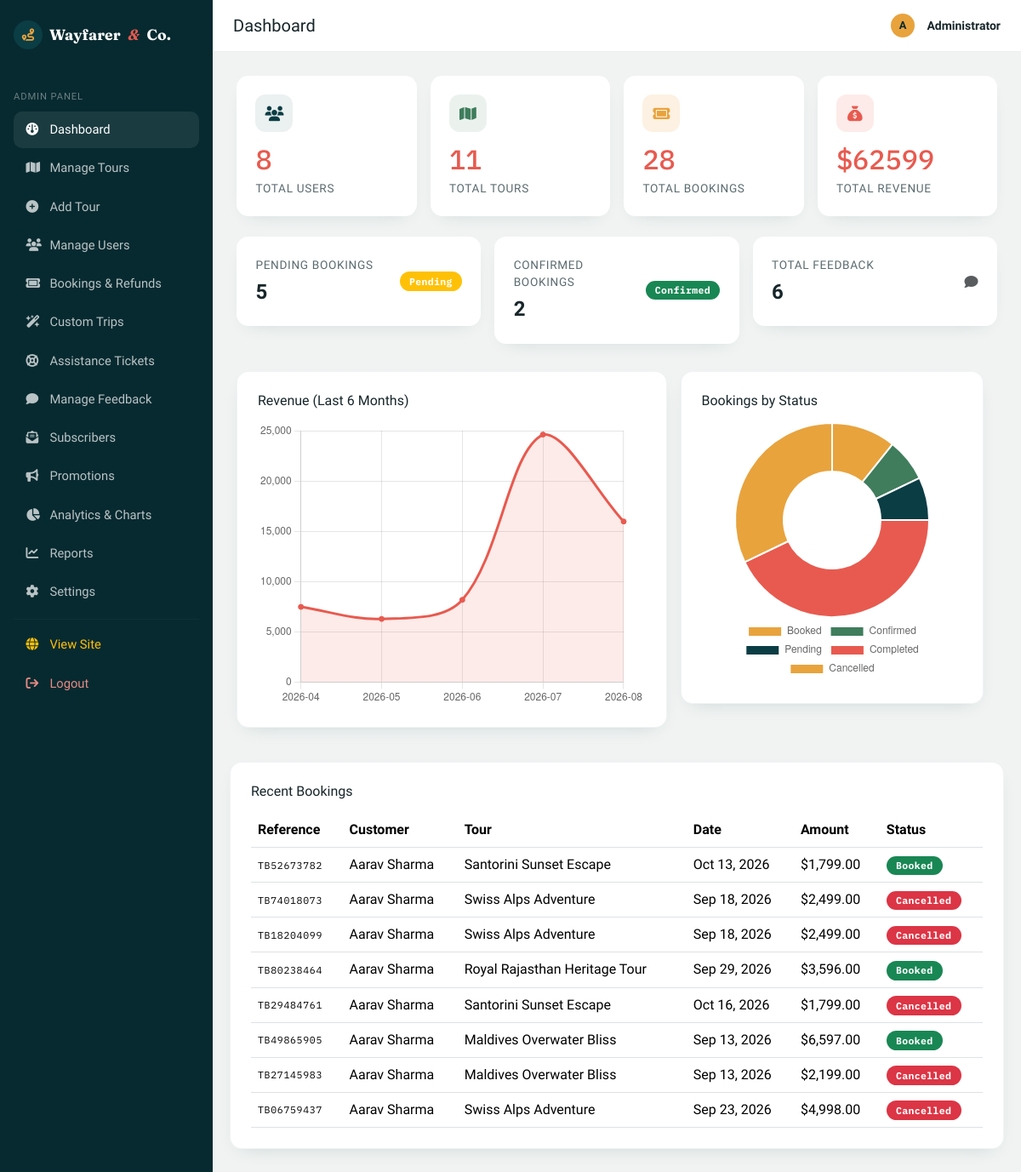
The page /admin/dashboard (signed in) on the database its author committed.
### models/booking.py (models this page shows, shortened)
class Booking(db.Model):
    __tablename__ = "bookings"
    id = db.Column(db.Integer, primary_key=True)
    reference = db.Column(db.String(20), unique=True, nullable=False, default=_generate_reference)
    user_id = db.Column(db.Integer, db.ForeignKey("users.id"), nullable=False)
    tour_id = db.Column(db.Integer, db.ForeignKey("tours.id"), nullable=False)
    travel_date = db.Column(db.Date, nullable=False)
    adults = db.Column(db.Integer, nullable=False, default=1)
    children = db.Column(db.Integer, nullable=False, default=0)
    contact_number = db.Column(db.String(20), nullable=True)
    special_requests = db.Column(db.Text, nullable=True)
    total_amount = db.Column(db.Float, nullable=False, default=0.0)
    discount_amount = db.Column(db.Float, nullable=False, default=0.0)
    coupon_code = db.Column(db.String(30), nullable=True)
    has_insurance = db.Column(db.Boolean, default=False, nullable=False)
    hotel_tier = db.Column(db.String(30), default="Standard", nullable=False)
    status = db.Column(db.String(20), nullable=False, default="Booked")
    refund_amount = db.Column(db.Float, default=0.0, nullable=False)
    refund_status = db.Column(db.String(30), default="None", nullable=False)  # 'None', 'Refund Requested', 'Pending Refund', 'Refunded', 'Ineligible'
    refund_reason = db.Column(db.Text, nullable=True)
    admin_refund_note = db.Column(db.Text, nullable=True)
    created_at = db.Column(db.DateTime, default=datetime.utcnow)
    def status_badge_class(self):
        return {
            "Booked": "success",
            "Confirmed": "success",
            "Pending": "warning",
            "Completed": "info",
            "Cancelled": "danger",
        }.get(self.status, "secondary")

### models/user.py (models this page shows, shortened)
class User(db.Model):
    __tablename__ = "users"
    id = db.Column(db.Integer, primary_key=True)
    name = db.Column(db.String(120), nullable=False)
    email = db.Column(db.String(150), unique=True, nullable=False, index=True)
    phone = db.Column(db.String(20), nullable=True)
    password_hash = db.Column(db.String(255), nullable=False)
    role = db.Column(db.String(20), nullable=False, default="user")  # 'user' or 'admin'
    reward_points = db.Column(db.Integer, default=100, nullable=False)
    referral_code = db.Column(db.String(30), unique=True, nullable=True)
    is_active = db.Column(db.Boolean, default=True, nullable=False)
    created_at = db.Column(db.DateTime, default=datetime.utcnow)
    bookings = db.relationship("Booking", backref="user", lazy=True, cascade="all, delete-orphan")
    feedbacks = db.relationship("Feedback", backref="user", lazy=True, cascade="all, delete-orphan")
    favorites = db.relationship("Favorite", backref="user", lazy=True, cascade="all, delete-orphan")
    def is_admin(self):
        return self.role == "admin"

### models/tour.py (models this page shows, shortened)
class Tour(db.Model):
    __tablename__ = "tours"
    id = db.Column(db.Integer, primary_key=True)
    name = db.Column(db.String(150), nullable=False)
    destination = db.Column(db.String(100), nullable=False, index=True)
    category = db.Column(db.String(50), nullable=False, default="General")
    description = db.Column(db.Text, nullable=False, default="")
    itinerary = db.Column(db.Text, nullable=True)
    duration = db.Column(db.String(50), nullable=False, default="")  # e.g. "5 Days / 4 Nights"
    price = db.Column(db.Float, nullable=False, default=0.0)
    child_price = db.Column(db.Float, nullable=False, default=0.0)
    available_seats = db.Column(db.Integer, nullable=False, default=0)
    start_date = db.Column(db.Date, nullable=True)
    end_date = db.Column(db.Date, nullable=True)
    image_url = db.Column(db.String(400), nullable=True)
    included = db.Column(db.Text, nullable=True)
    excluded = db.Column(db.Text, nullable=True)
    rating = db.Column(db.Float, nullable=False, default=4.5)
    difficulty = db.Column(db.String(30), nullable=False, default="Easy")  # Easy, Moderate, Challenging, Expedition
    season = db.Column(db.String(30), nullable=False, default="All Year")   # Spring, Summer, Autumn, Winter, All Year
    tags = db.Column(db.String(200), nullable=True, default="Popular, Recommended")  # Comma separated
    latitude = db.Column(db.Float, nullable=True, default=46.8182)
    longitude = db.Column(db.Float, nullable=True, default=8.2275)
    max_seats = db.Column(db.Integer, nullable=False, default=30)
    is_active = db.Column(db.Boolean, default=True, nullable=False)
    created_at = db.Column(db.DateTime, default=datetime.utcnow)
    bookings = db.relationship("Booking", backref="tour", lazy=True)
    feedbacks = db.relationship("Feedback", backref="tour", lazy=True)
    favorited_by = db.relationship("Favorite", backref="tour", lazy=True)

### routes/admin.py (the view)
@admin_bp.route("/")
@admin_bp.route("/dashboard")
@admin_required
def dashboard():
    auto_sync_booking_statuses(db.session)
    stats = {
        "total_users": User.query.filter_by(role="user").count(),
        "total_tours": Tour.query.count(),
        "total_bookings": Booking.query.count(),
        "pending_bookings": Booking.query.filter(Booking.status.in_(["Booked", "Pending"])).count(),
        "confirmed_bookings": Booking.query.filter_by(status="Confirmed").count(),
        "total_revenue": db.session.query(db.func.coalesce(db.func.sum(Booking.total_amount), 0))
        .filter(Booking.status.in_(["Booked", "Confirmed", "Completed"]))
        .scalar(),
        "total_feedback": Feedback.query.count(),
    }
    recent_bookings = Booking.query.order_by(Booking.created_at.desc()).limit(8).all()
    bookings = Booking.query.filter(Booking.status.in_(["Booked", "Confirmed", "Completed"])).all()
    monthly = {}
    for b in bookings:
        key = b.created_at.strftime("%Y-%m") if b.created_at else "unknown"
        monthly[key] = monthly.get(key, 0) + b.total_amount
    chart_labels = sorted(monthly.keys())[-6:]
    chart_values = [round(monthly[k], 2) for k in chart_labels]
    status_counts = {
        "Booked": Booking.query.filter_by(status="Booked").count(),
        "Confirmed": Booking.query.filter_by(status="Confirmed").count(),
        "Pending": Booking.query.filter_by(status="Pending").count(),
        "Completed": Booking.query.filter_by(status="Completed").count(),
        "Cancelled": Booking.query.filter_by(status="Cancelled").count(),
    }
    from routes.auth import REVOKE_REQUESTS, LOGIN_ATTEMPTS
    lockout_requests = list(REVOKE_REQUESTS.values())
    return render_template(
        "admin/dashboard.html",
        stats=stats,
        recent_bookings=recent_bookings,
        chart_labels=chart_labels,
        chart_values=chart_values,
        status_counts=status_counts,
        lockout_requests=lockout_requests
    )

### models/booking.py (called while the page is built)
def auto_sync_booking_statuses(session):
    today = date.today()
    past_bookings = session.query(Booking).filter(
        Booking.travel_date < today,
        Booking.status.in_(["Booked", "Confirmed", "Pending"])
    ).all()
    if past_bookings:
        for b in past_bookings:
            b.status = "Completed"
        session.commit()

### routes/main.py (called while the page is built)
@main_bp.app_context_processor
def inject_globals():
    from flask import session
    security_mode = session.get("security_mode", "ON")
    return {
        "current_user": get_current_user(),
        "security_mode": security_mode
    }

### routes/utils.py (called while the page is built)
def get_current_user():
    user_id = session.get("user_id")
    if not user_id:
        return None
    return db.session.get(User, user_id)

def admin_required(view_func):
    @wraps(view_func)
    def wrapped(*args, **kwargs):
        if not session.get("admin_id"):
            log_security_event("ADMIN_UNAUTHORIZED", f"Unauthorized attempt to access admin route {request.path}.")
            flash("Please log in as an administrator.", "warning")
            return redirect(url_for("admin.login"))
        admin = db.session.get(User, session["admin_id"])
        if admin is None or not admin.is_admin() or not admin.is_active:
            log_security_event("ADMIN_SESSION_INVALID", f"Invalid admin session for user {session.get('admin_id')}.")
            session.pop("admin_id", None)
            flash("Admin session invalid. Please log in again.", "danger")
            return redirect(url_for("admin.login"))
        return view_func(*args, **kwargs)
    return wrapped

### templates/admin/dashboard.html (shortened to what this page needs)
{% extends "admin/base_admin.html" %}
{% set active = 'dashboard' %}
{% block page_title %}Dashboard{% endblock %}
{% block admin_content %}
<div class="row g-3 mb-4">
    <div class="col-md-3 col-6">
        <div class="wf-kpi-card">
            <div class="wf-kpi-icon mb-2" style="background: rgba(11,61,69,0.08); color: var(--wf-navy);"><i class="fa-solid fa-users"></i></div>
            <div class="wf-stat-num">{{ stats.total_users }}</div>
            <div class="wf-stat-label">Total Users</div>
        </div>
    </div>
    <div class="col-md-3 col-6">
        <div class="wf-kpi-card">
            <div class="wf-kpi-icon mb-2" style="background: rgba(63,125,92,0.1); color: var(--wf-palm);"><i class="fa-solid fa-map"></i></div>
            <div class="wf-stat-num">{{ stats.total_tours }}</div>
            <div class="wf-stat-label">Total Tours</div>
        </div>
    </div>
    <div class="col-md-3 col-6">
        <div class="wf-kpi-card">
            <div class="wf-kpi-icon mb-2" style="background: rgba(232,163,61,0.15); color: var(--wf-amber);"><i class="fa-solid fa-ticket"></i></div>
            <div class="wf-stat-num">{{ stats.total_bookings }}</div>
            <div class="wf-stat-label">Total Bookings</div>
        </div>
    </div>
    <div class="col-md-3 col-6">
        <div class="wf-kpi-card">
            <div class="wf-kpi-icon mb-2" style="background: rgba(232,90,79,0.12); color: var(--wf-coral);"><i class="fa-solid fa-sack-dollar"></i></div>
            <div class="wf-stat-num">${{ '%.0f'|format(stats.total_revenue) }}</div>
            <div class="wf-stat-label">Total Revenue</div>
        </div>
    </div>
</div>
<div class="row g-3 mb-4">
    <div class="col-md-4">
        <div class="wf-kpi-card d-flex justify-content-between align-items-center">
            <div>
                <div class="wf-stat-label mb-1">Pending Bookings</div>
                <div class="fs-4 fw-semibold">{{ stats.pending_bookings }}</div>
            </div>
            <span class="badge bg-warning wf-badge-status">Pending</span>
        </div>
    </div>
    <div class="col-md-4">
        <div class="wf-kpi-card d-flex justify-content-between align-items-center">
            <div>
                <div class="wf-stat-label mb-1">Confirmed Bookings</div>
                <div class="fs-4 fw-semibold">{{ stats.confirmed_bookings }}</div>
            </div>
            <span class="badge bg-success wf-badge-status">Confirmed</span>
        </div>
    </div>
    <div class="col-md-4">
        <div class="wf-kpi-card d-flex justify-content-between align-items-center">
            <div>
                <div class="wf-stat-label mb-1">Total Feedback</div>
                <div class="fs-4 fw-semibold">{{ stats.total_feedback }}</div>
            </div>
            <i class="fa-solid fa-comment text-muted"></i>
    </div>
</div>
<div class="row g-3 mb-4">
    <div class="col-lg-7">
        <div class="wf-panel p-4">
            <h6 class="mb-3">Revenue (Last 6 Months)</h6>
            <canvas id="revenueChart" height="220"></canvas>
        </div>
    </div>
    <div class="col-lg-5">
        <div class="wf-panel p-4">
            <h6 class="mb-3">Bookings by Status</h6>
            <canvas id="statusChart" height="220"></canvas>
        </div>
    </div>
</div>
<div class="wf-panel p-4">
    <h6 class="mb-3">Recent Bookings</h6>
    <div class="table-responsive">
        <table class="table align-middle mb-0">
            <thead>
                <tr><th>Reference</th><th>Customer</th><th>Tour</th><th>Date</th><th>Amount</th><th>Status</th></tr>
            </thead>
            <tbody>
                {% for b in recent_bookings %}
                <tr>
                    <td class="wf-tour-dest">{{ b.reference }}</td>
                    <td>{{ b.user.name }}</td>
                    <td>{{ b.tour.name }}</td>
                    <td>{{ b.travel_date.strftime('%b %d, %Y') }}</td>
                    <td>{{ b.total_amount|currency }}</td>
                    <td><span class="badge bg-{{ b.status_badge_class() }} wf-badge-status">{{ b.status }}</span></td>
                </tr>
                {% else %}
                <tr><td colspan="6" class="text-center text-muted py-4">No bookings yet.</td></tr>
                {% endfor %}
            </tbody>
        </table>
    </div>
</div>
{% endblock %}
{% block extra_js %}
<script>
    const revenueCtx = document.getElementById('revenueChart');
    new Chart(revenueCtx, {
        type: 'line',
        data: {
            labels: {{ chart_labels|tojson }},
            datasets: [{
                label: 'Revenue',
                data: {{ chart_values|tojson }},
                borderColor: '#E85A4F',
                backgroundColor: 'rgba(232,90,79,0.12)',
                tension: 0.35,
                fill: true,
                pointBackgroundColor: '#E85A4F'
            }]
        },
        options: { plugins: { legend: { display: false } }, scales: { y: { beginAtZero: true } } }
    });
    const statusCtx = document.getElementById('statusChart');
    new Chart(statusCtx, {
        type: 'doughnut',
        data: {
            labels: {{ status_counts.keys()|list|tojson }},
            datasets: [{
                data: {{ status_counts.values()|list|tojson }},
                backgroundColor: ['#E8A33D', '#3F7D5C', '#0B3D45', '#E85A4F']
            }]
        },
        options: { plugins: { legend: { position: 'bottom' } } }
    });
</script>
{% endblock %}

### static/css/style.css (style rules this page uses)
:root { --wf-navy: #0B3D45; --wf-navy-deep: #072A30; --wf-amber: #E8A33D; --wf-sand: #F4EDE1; --wf-sand-dark: #E9DFCE; --wf-coral: #E85A4F; --wf-palm: #3F7D5C; --wf-ink: #17262A; --wf-white: #FFFFFF; --wf-font-display: 'Fraunces', serif; --wf-font-body: 'Work Sans', sans-serif; --wf-font-mono: 'IBM Plex Mono', monospace; --wf-radius: 14px; --wf-radius-lg: 22px; --wf-shadow: 0 12px 30px -14px rgba(11, 61, 69, 0.35); }
* { box-sizing: border-box; }
html { scroll-behavior: smooth; }
body { font-family: var(--wf-font-body); color: var(--wf-ink); background-color: var(--wf-sand); -webkit-font-smoothing: antialiased; }
.wf-tour-dest { font-family: var(--wf-font-mono); font-size: 0.72rem; color: var(--wf-palm); text-transform: uppercase; letter-spacing: 0.06em; }
.wf-panel { background: var(--wf-white); border-radius: var(--wf-radius); box-shadow: 0 8px 22px -14px rgba(11, 61, 69, 0.25); border: 1px solid rgba(11,61,69,0.06); }
.wf-stat-num { font-family: var(--wf-font-mono); font-size: 2rem; font-weight: 500; color: var(--wf-coral); }
.wf-stat-label { font-size: 0.85rem; color: #5b6b6f; text-transform: uppercase; letter-spacing: 0.05em; }
.wf-badge-status { font-family: var(--wf-font-mono); font-size: 0.72rem; letter-spacing: 0.03em; padding: 0.35rem 0.7rem; border-radius: 999px; }
.wf-admin-body { background: #F0F3F2; min-height: 100vh; }
.wf-kpi-card { background: var(--wf-white); border-radius: var(--wf-radius); padding: 1.4rem; box-shadow: 0 8px 22px -14px rgba(11,61,69,0.2); }
.wf-kpi-icon { width: 44px; height: 44px; border-radius: 12px; display: inline-flex; align-items: center; justify-content: center; font-size: 1.1rem; }

### rows shown on the page
Booking: reference "TB52673782", user.name "Aarav Sharma", tour.name "Santorini Sunset Escape", travel_date "Oct 13, 2026", total_amount "$1,799.00", status "Booked"
Booking: reference "TB74018073", user.name "Aarav Sharma", tour.name "Swiss Alps Adventure", travel_date "Sep 18, 2026", total_amount "$2,499.00", status "Cancelled"
Booking: reference "TB18204099", user.name "Aarav Sharma", tour.name "Swiss Alps Adventure", travel_date "Sep 18, 2026", total_amount "$2,499.00", status "Cancelled"
Booking: reference "TB80238464", user.name "Aarav Sharma", tour.name "Royal Rajasthan Heritage Tour", travel_date "Sep 29, 2026", total_amount "$3,596.00", status "Booked"
Booking: reference "TB29484761", user.name "Aarav Sharma", tour.name "Santorini Sunset Escape", travel_date "Oct 16, 2026", total_amount "$1,799.00", status "Cancelled"
Booking: reference "TB49865905", user.name "Aarav Sharma", tour.name "Maldives Overwater Bliss", travel_date "Sep 13, 2026", total_amount "$6,597.00", status "Booked"
Booking: reference "TB27145983", user.name "Aarav Sharma", tour.name "Maldives Overwater Bliss", travel_date "Sep 13, 2026", total_amount "$2,199.00", status "Cancelled"
Booking: reference "TB06759437", user.name "Aarav Sharma", tour.name "Swiss Alps Adventure", travel_date "Sep 23, 2026", total_amount "$4,998.00", status "Cancelled"

### other values the page prints
{{ stats.total_users }} "8"
{{ stats.total_tours }} "11"
{{ stats.total_bookings }} "28"
{{ '%.0f'|format(stats.total_revenue) }} "62599"
{{ stats.pending_bookings }} "5"
{{ stats.confirmed_bookings }} "2"
{{ stats.total_feedback }} "6"
chart data {{ chart_labels|tojson }} ["2026-04", "2026-05", "2026-06", "2026-07", "2026-08"]
chart data {{ chart_values|tojson }} [7493.0, 6294.0, 8195.0, 24630.0, 15987.0]
chart data {{ status_counts.keys()|list|tojson }} ["Booked", "Confirmed", "Pending", "Completed", "Cancelled"]
chart data {{ status_counts.values()|list|tojson }} [3, 2, 2, 12, 9]
